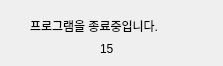
<?xml version="1.0" encoding="UTF-8"?>
<ui version="4.0">
 <class>Form</class>
 <widget class="QDialog" name="Form">
  <property name="geometry">
   <rect>
    <x>0</x>
    <y>0</y>
    <width>223</width>
    <height>66</height>
   </rect>
  </property>
  <property name="windowTitle">
   <string>Form</string>
  </property>
  <widget class="QLabel" name="String_">
   <property name="geometry">
    <rect>
     <x>30</x>
     <y>10</y>
     <width>171</width>
     <height>31</height>
    </rect>
   </property>
   <property name="text">
    <string>프로그램을 종료중입니다.</string>
   </property>
  </widget>
  <widget class="QLabel" name="number">
   <property name="geometry">
    <rect>
     <x>100</x>
     <y>40</y>
     <width>16</width>
     <height>17</height>
    </rect>
   </property>
   <property name="text">
    <string>15</string>
   </property>
  </widget>
 </widget>
 <resources/>
 <connections/>
</ui>
